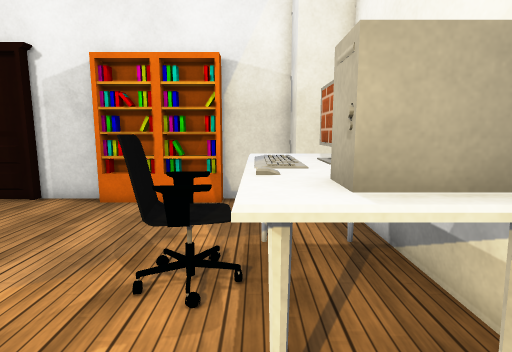
view 1 (above)

14 first-person views from a walk through a Unity game level. The camera is 1.4 m above the floor, tilts 8° down and sees 80° across. The floor is counted in squares, 0.5 m on a side. Each view is taken from the middle of a square. On the plan, view 1 faces up. The plan holds only what a view shows up to about 20 squares ahead; the rest is blank. The place goes on beyond the plan. The player character is not drawn. Surface patterns are stand-ins for the level's own textures.

view 2
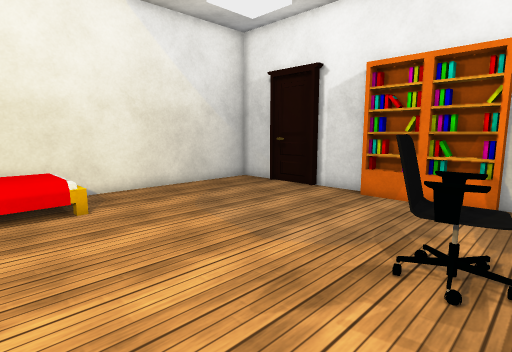

view 3
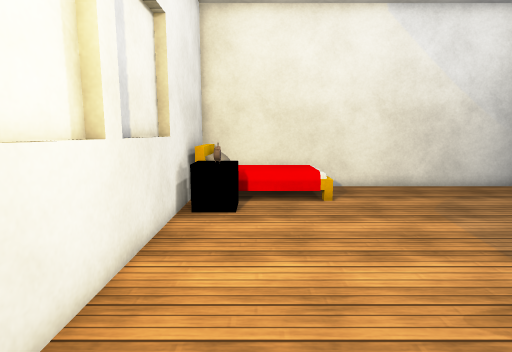

view 4
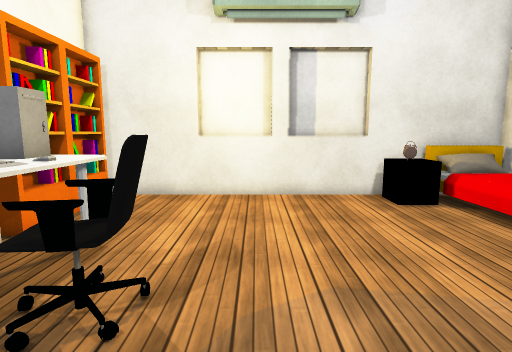

view 5
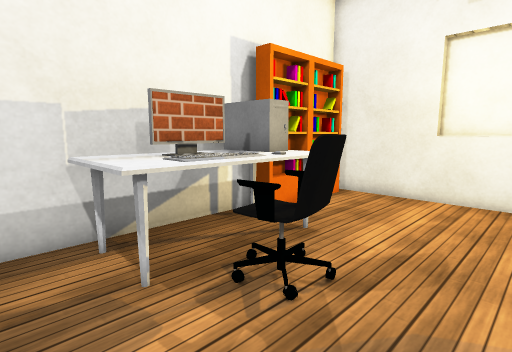

view 6
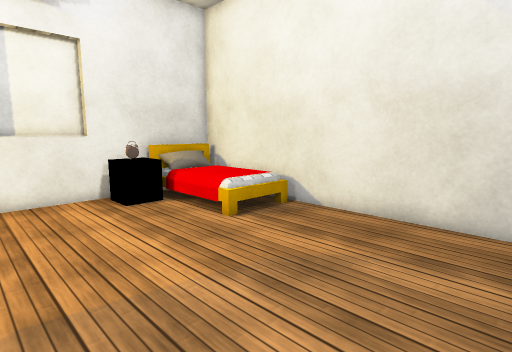

view 7
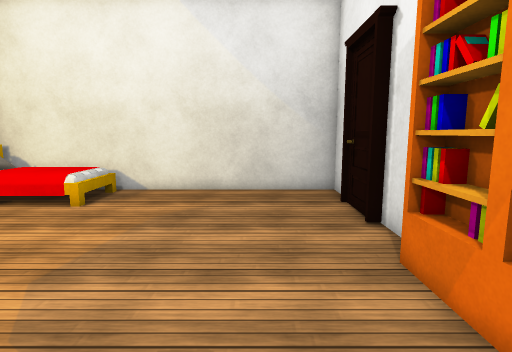

view 8
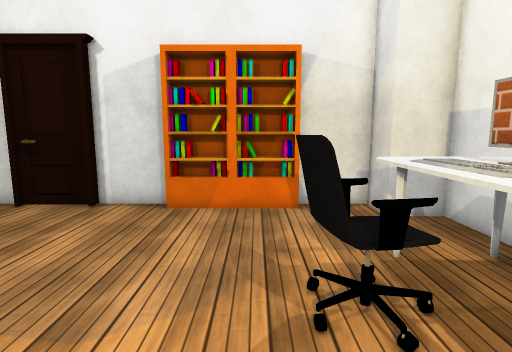

view 9
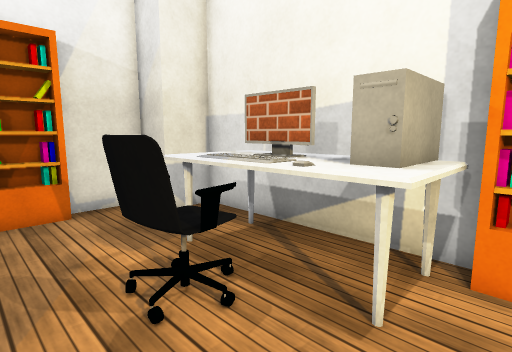

view 10
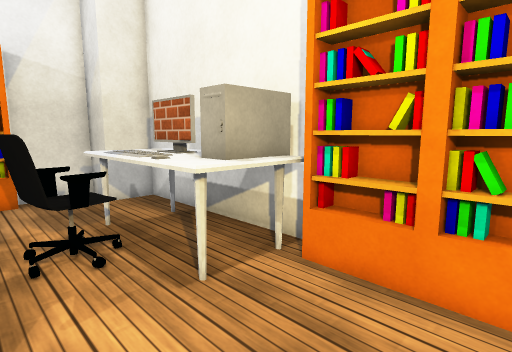

view 11
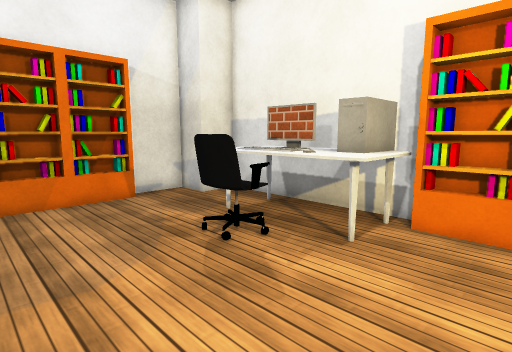

view 12
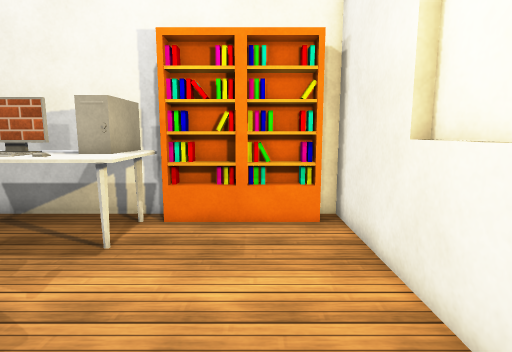

view 13
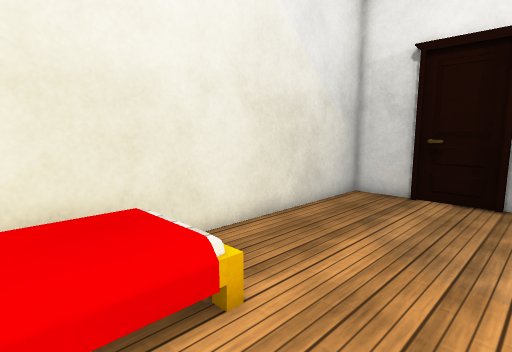

view 14
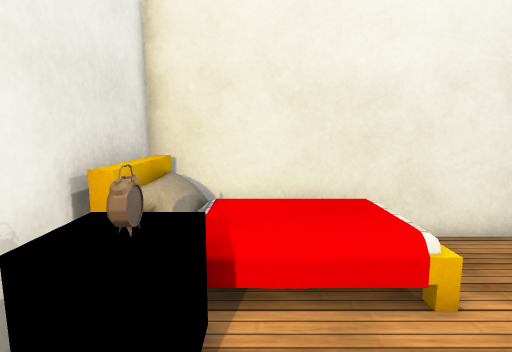

### Floor plan
Points are (right, up) in squares from view 1. A wall is a line through its corners. A room is listed if a view was taken in it or the views show most of it. See-through windows are left out.
Room 1 (views 1, 2, 3, 4, 5, 6, 7, 8, 9, 10, 11, 12, 13, 14)
walls: (-4.7, -4.2) (-1.4, -4.2); (-9, -4.2) (-5.4, -4.2); (-6.5, 12.9) (-9.4, 12.9); (3, 2.7) (0.9, 2.7) (0.9, 3.6) (3, 3.6); (-9.5, 12.7) (-12, 12.7); (3.4, 2) (3.4, 11.1) (1.5, 11.1) (1.5, 12.9) (-1.5, 12.9); (-11.2, 12.5) (-11.7, 12.5); (-12.4, 12.9) (-15, 12.9) (-15, -3.8) (3.4, -3.8) (3.4, -3.2)
ways out: gap at (-9, -3)
objects: other object (-14, -3) to (-12, 2); other object (-10, -2); other object (-6, 12) to (-5, 12); other object (-3, 12) to (-2, 12); other object (-2, 5) to (0, 6); other object (0, 2) to (3, 8); other object (0, 5) to (1, 7); other object (2, -3) to (3, 2)

Positions as (right, up) in squares from view 1, and headings:
1: (0, 0), facing up
2: (0, -1), facing up-left
3: (1, -1), facing left
4: (-4, 10), facing down
5: (-5, 10), facing down-right
6: (-5, 10), facing down-left
7: (0, 9), facing left
8: (-3, 1), facing up
9: (-4, 1), facing up-right
10: (-3, -2), facing up-right
11: (-7, -1), facing up-right
12: (-7, -1), facing right
13: (-8, -1), facing up-left
14: (-7, -1), facing left
